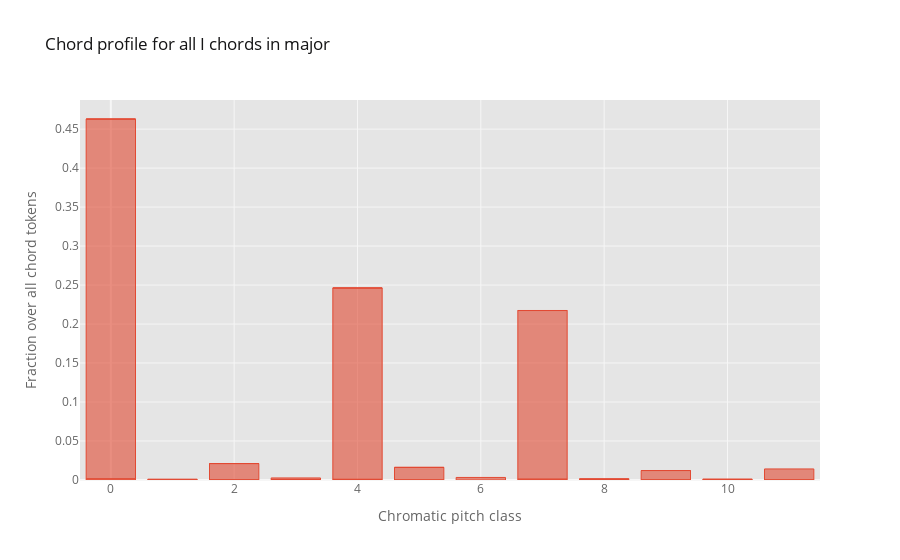
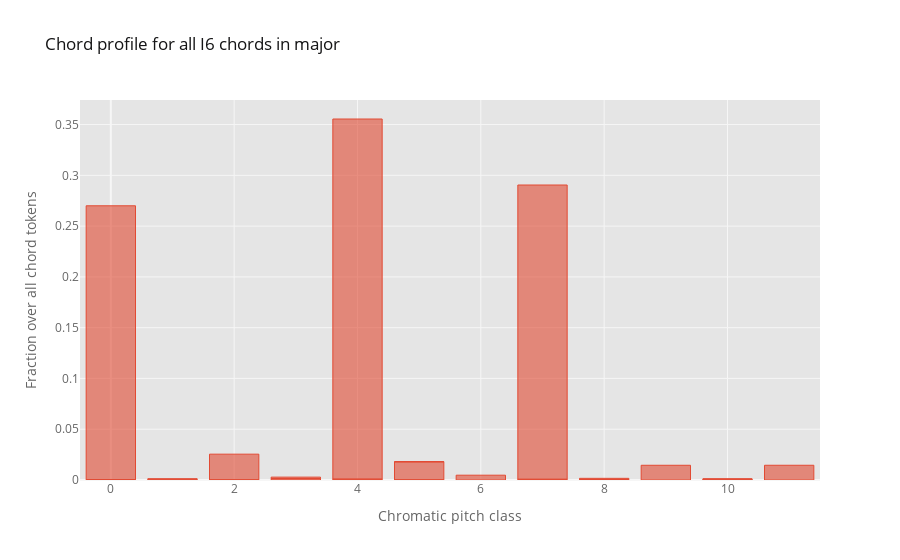
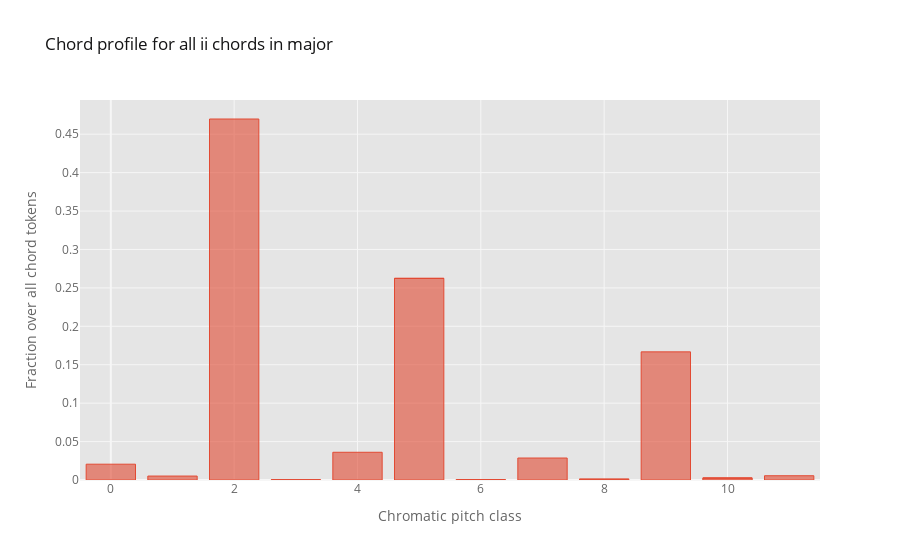
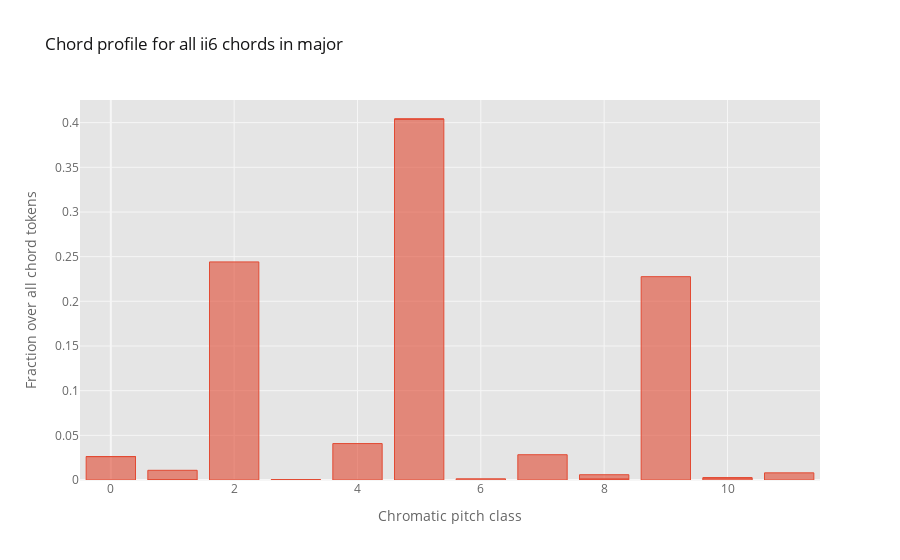

These figures' notebook cell, in order:
### Markdown cell above
### Major

### Code cell
plot_chord_profiles(['I', 'I6', 'ii', 'ii6', 'IV', 'IV6', 'V', 'V6', 'V(64)', 'V7', 'V65', 'V43', 'V2', 'viio6'])

### Figure 1 — Plotly figure (JSON) as saved in the notebook; plotly's stock layout.template omitted (floating-point values rounded to 4 significant figures)
{"data": [{"marker": {"color": "rgba(226, 74, 51, 0.6)", "line": {"color": "rgba(226, 74, 51, 1.0)", "width": 1}}, "name": "duration_n", "orientation": "v", "text": "", "type": "bar", "x": [5, 0, 7, 2, 9, 4, 11, 1, 8, 3, 10, 5, 0, 7, 2, 9, 4, 11, 6, 1, 8, 3, 10, 5, 0, 7, 2, 9, 4], "y": [0, 0.001408, 0.00104, 5.167e-05, 6.459e-06, 0.0008332, 9.688e-06, 0.0002013, 0.0007595, 0.0007218, 0.0008518, 0.01609, 0.4615, 0.2163, 0.02104, 0.01213, 0.2454, 0.01416, 0.003283, 0.0008806, 0.0009527, 0.001925, 0.0001195, 0.0001873, 6.459e-05, 4.521e-05, 3.229e-06, 3.229e-06, 6.459e-06]}], "layout": {"legend": {"bgcolor": "#FFFFFF", "font": {"color": "#666666"}}, "paper_bgcolor": "#FFFFFF", "plot_bgcolor": "#E5E5E5", "title": {"font": {"color": "#151516"}, "text": "Chord profile for all I chords in major"}, "xaxis": {"gridcolor": "#F6F6F6", "showgrid": true, "tickfont": {"color": "#666666"}, "title": {"font": {"color": "#666666"}, "text": "Chromatic pitch class"}, "zerolinecolor": "#F6F6F6"}, "yaxis": {"gridcolor": "#F6F6F6", "showgrid": true, "tickfont": {"color": "#666666"}, "title": {"font": {"color": "#666666"}, "text": "Fraction over all chord tokens"}, "zerolinecolor": "#F6F6F6"}}}

### Figure 2 — Plotly figure (JSON) as saved in the notebook; plotly's stock layout.template omitted (floating-point values rounded to 4 significant figures)
{"data": [{"marker": {"color": "rgba(226, 74, 51, 0.6)", "line": {"color": "rgba(226, 74, 51, 1.0)", "width": 1}}, "name": "duration_n", "orientation": "v", "text": "", "type": "bar", "x": [5, 0, 7, 2, 4, 1, 8, 3, 10, 5, 0, 7, 2, 9, 4, 11, 6, 1, 8, 3, 10, 5], "y": [4.665e-05, 0.0003265, 0.0006997, 4.665e-05, 0.0008397, 0.0001341, 0.0004723, 0.001347, 0.0009621, 0.01784, 0.2697, 0.2898, 0.02538, 0.01449, 0.3546, 0.01453, 0.004722, 0.001164, 0.001171, 0.001477, 5.442e-05, 0.0001983]}], "layout": {"legend": {"bgcolor": "#FFFFFF", "font": {"color": "#666666"}}, "paper_bgcolor": "#FFFFFF", "plot_bgcolor": "#E5E5E5", "title": {"font": {"color": "#151516"}, "text": "Chord profile for all I6 chords in major"}, "xaxis": {"gridcolor": "#F6F6F6", "showgrid": true, "tickfont": {"color": "#666666"}, "title": {"font": {"color": "#666666"}, "text": "Chromatic pitch class"}, "zerolinecolor": "#F6F6F6"}, "yaxis": {"gridcolor": "#F6F6F6", "showgrid": true, "tickfont": {"color": "#666666"}, "title": {"font": {"color": "#666666"}, "text": "Fraction over all chord tokens"}, "zerolinecolor": "#F6F6F6"}}}

### Figure 3 — Plotly figure (JSON) as saved in the notebook; plotly's stock layout.template omitted (floating-point values rounded to 4 significant figures)
{"data": [{"marker": {"color": "rgba(226, 74, 51, 0.6)", "line": {"color": "rgba(226, 74, 51, 1.0)", "width": 1}}, "name": "duration_n", "orientation": "v", "text": "", "type": "bar", "x": [8, 3, 10, 5, 0, 7, 2, 9, 4, 11, 6, 1, 8, 3, 10, 5], "y": [0.0001603, 0.000104, 0.002474, 0.2623, 0.02057, 0.0286, 0.4698, 0.1668, 0.03607, 0.005542, 0.0006542, 0.005134, 0.0013, 0.00013, 0.000208, 0.000208]}], "layout": {"legend": {"bgcolor": "#FFFFFF", "font": {"color": "#666666"}}, "paper_bgcolor": "#FFFFFF", "plot_bgcolor": "#E5E5E5", "title": {"font": {"color": "#151516"}, "text": "Chord profile for all ii chords in major"}, "xaxis": {"gridcolor": "#F6F6F6", "showgrid": true, "tickfont": {"color": "#666666"}, "title": {"font": {"color": "#666666"}, "text": "Chromatic pitch class"}, "zerolinecolor": "#F6F6F6"}, "yaxis": {"gridcolor": "#F6F6F6", "showgrid": true, "tickfont": {"color": "#666666"}, "title": {"font": {"color": "#666666"}, "text": "Fraction over all chord tokens"}, "zerolinecolor": "#F6F6F6"}}}

### Figure 4 — Plotly figure (JSON) as saved in the notebook; plotly's stock layout.template omitted (floating-point values rounded to 4 significant figures)
{"data": [{"marker": {"color": "rgba(226, 74, 51, 0.6)", "line": {"color": "rgba(226, 74, 51, 1.0)", "width": 1}}, "name": "duration_n", "orientation": "v", "text": "", "type": "bar", "x": [1, 8, 3, 10, 5, 0, 7, 2, 9, 4, 11, 6, 1, 8, 3, 10, 5, 0], "y": [0.0001483, 0.0009785, 0.0002372, 0.002397, 0.404, 0.0262, 0.0283, 0.2441, 0.2276, 0.04077, 0.008006, 0.001334, 0.01071, 0.004937, 0.0001038, 2.965e-05, 5.93e-05, 5.93e-05]}], "layout": {"legend": {"bgcolor": "#FFFFFF", "font": {"color": "#666666"}}, "paper_bgcolor": "#FFFFFF", "plot_bgcolor": "#E5E5E5", "title": {"font": {"color": "#151516"}, "text": "Chord profile for all ii6 chords in major"}, "xaxis": {"gridcolor": "#F6F6F6", "showgrid": true, "tickfont": {"color": "#666666"}, "title": {"font": {"color": "#666666"}, "text": "Chromatic pitch class"}, "zerolinecolor": "#F6F6F6"}, "yaxis": {"gridcolor": "#F6F6F6", "showgrid": true, "tickfont": {"color": "#666666"}, "title": {"font": {"color": "#666666"}, "text": "Fraction over all chord tokens"}, "zerolinecolor": "#F6F6F6"}}}
